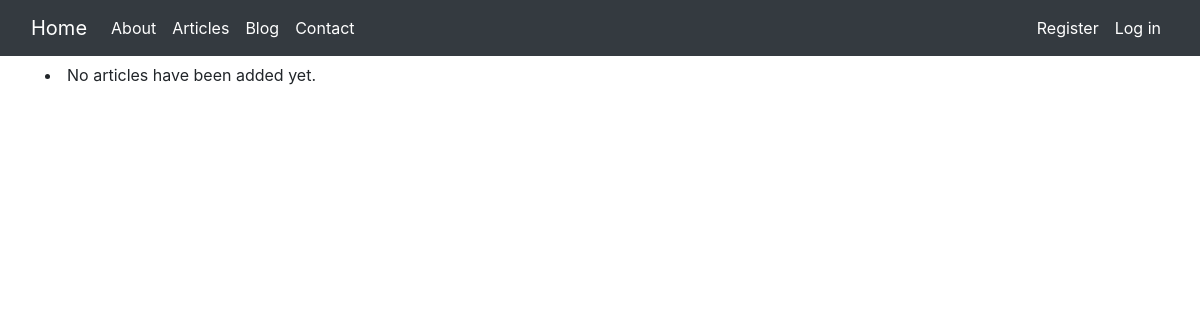
The app's page /articles/, older data.
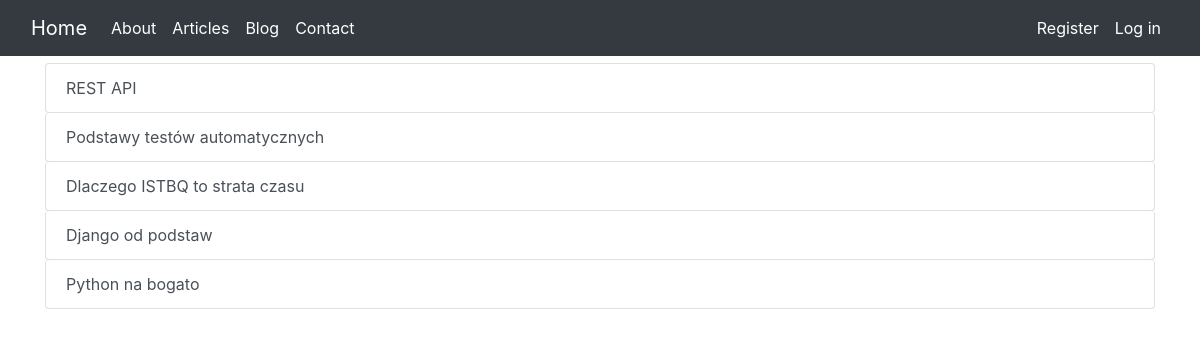
The same page, newer data.
### new_sites/models.py (models this page shows)
class Article(models.Model):
    text = models.CharField(max_length=200)
    date_added = models.DateTimeField(auto_now_add=True)
    owner = models.ForeignKey(User, on_delete=models.CASCADE)
    def __str__(self):
        return self.text

### new_sites/views.py (the view)
# urls.py: path('articles/', views.articles, name='articles'),
def articles(request):
    articles = Article.objects.order_by('date_added')
    context = {'articles': articles}
    return render(request, 'new_sites/articles.html', context)

### new_sites/templates/new_sites/articles.html
{% extends "new_sites/base.html" %}
{% load bootstrap4 %}
{% block page_header %}
  <h2>Articles</h2>
{% endblock page_header %}
{% block content %}
  {% for article in articles %}
      <a class="list-group-item list-group-item-action rounded-right rounded-left rounded-bottom rounded-top"
         href="{% url 'new_sites:article' article.id %}">
          {{ article }}
      </a>
  {% empty %}
    <li>No articles have been added yet.</li>
  {% endfor %}
{% endblock content %}

Row changes from the older to the newer data that the page shows:
added Article: text "REST API"
added Article: text "Podstawy testów automatycznych"
added Article: text "Dlaczego ISTBQ to strata czasu"
added Article: text "Django od podstaw"
added Article: text "Python na bogato"
Text that changed along with them:
text no longer shown: "No articles have been added yet."
